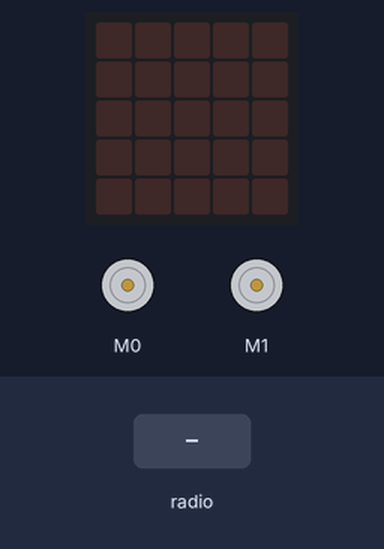
The program below on a simulated Calliope mini (MakeCode). Shown: 2 × DC motor (green arrow = forward, orange = backward, longer = faster), the board's 5×5 LED display. Inputs (shaded band) come from the test bench.

Above: at 1.2 s.
1.3 s: radio message "1" arrives
At 2.2 s:
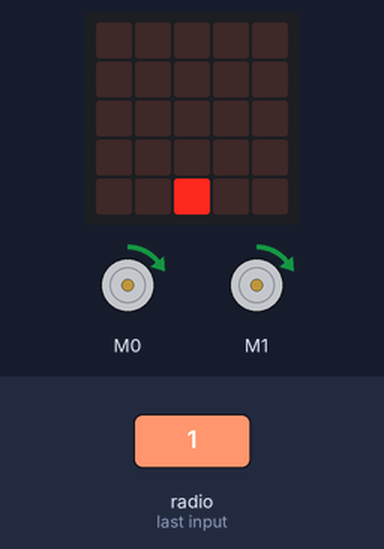
2.8 s: radio message "0" arrives
At 3.1 s:
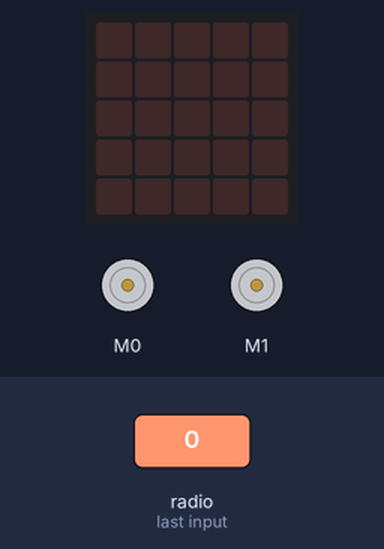
Timing chart, 0 to 5.8 s (numbered marks = the images above; inputs shaded):
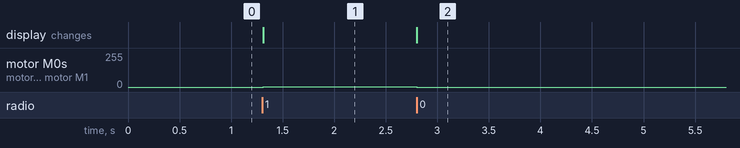

The program:

main.ts
```typescript
radio.onDataPacketReceived(function ({ receivedString: signal, receivedNumber: wert }) {
    if (signal == "richtung") {
        richtung = wert
    } else {
        geschwindigkeit = wert
    }
})
let motor_rechts = 0
let motor_links = 0
let led_y_wert = 0
let led_x_wert = 0
let geschwindigkeit = 0
let richtung = 0
radio.setGroup(1)
radio.setTransmitPower(7)
basic.forever(function () {
    led.unplot(led_x_wert, led_y_wert)
    led_x_wert = pins.map(
    richtung,
    -50,
    50,
    0,
    5
    )
    led_y_wert = pins.map(
    geschwindigkeit,
    0,
    100,
    5,
    0
    )
    led.plot(led_x_wert, led_y_wert)
    motor_links = geschwindigkeit + richtung
    motor_rechts = geschwindigkeit - richtung
    if (motor_links > 100) {
        motor_links = 100
    }
    if (motor_links < 0) {
        motor_links = 0
    }
    if (motor_rechts > 100) {
        motor_rechts = 100
    }
    if (motor_rechts < 0) {
        motor_rechts = 0
    }
    motors.dualMotorPower(Motor.M0, motor_links)
    motors.dualMotorPower(Motor.M1, motor_rechts)
})
```

test.ts
```typescript
// Hier kann man Tests durchführen; diese Datei wird nicht kompiliert, wenn dieses Paket als Erweiterung verwendet wird.
```

Measured:
- after the input at 1.3 s, motor M0, motor M1: stopped → forward 3/255 at once; the display: changes at once (image 1)
- after the input at 2.8 s, motor M0, motor M1: forward 3/255 → stopped at once; the display: changes at once (image 2)
